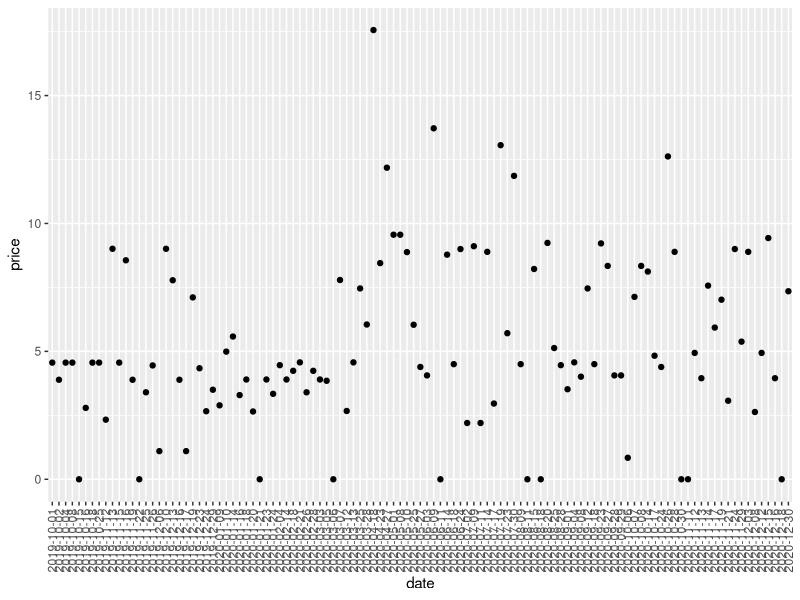

Source code (R):
library(ggplot2)
library(dplyr)
library(lubridate)

data <- read.csv("dunkin.csv")
data2019 <- read.csv("dunkin-2019.csv")
dataTotal <- read.csv("dunkin-total.csv")

#print(data)
#print(data2019)

# save png file
ggsave(file="dunkin-chart-3.png", width=10, height=5, dpi=300)

# data <- data.frame("dunkin.csv")

p <- ggplot(dataTotal, aes(x=date, y=price)) +
  #geom_bar(stat = "identity")
  geom_point()

p + guides(x = guide_axis(angle = 90))

# Combining by month, 2019
byMonth2019 <- aggregate(cbind(price)~month(date),
                     data=data2019,FUN=sum)

byMonth2020 <- aggregate(cbind(price)~month(date),
                         data = data, FUN = sum)

print(byMonth2019)
print(byMonth2020)
